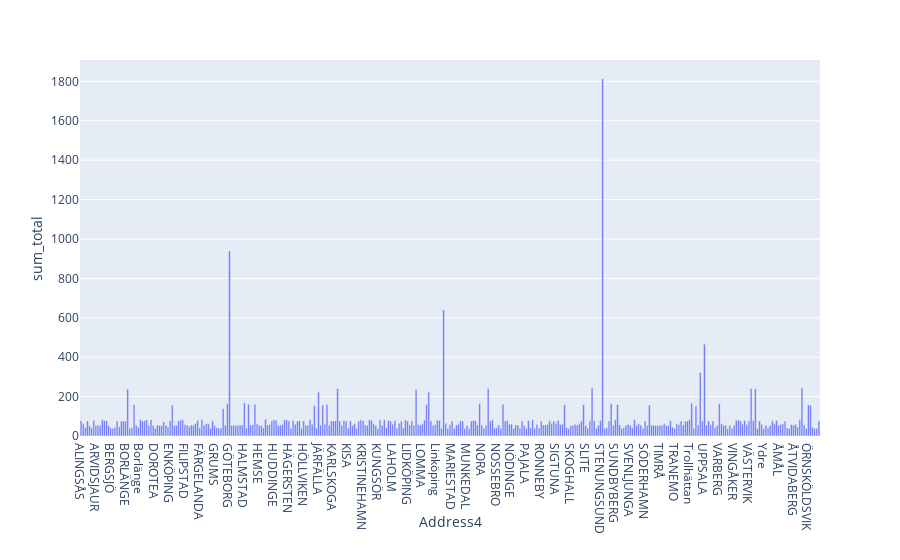

This figure's notebook cell:
### Code cell
px.bar(grouped_city, x="Address4", y="sum_total")

### Figure 1 — Plotly figure (JSON) as saved in the notebook; plotly's stock layout.template omitted (floating-point values rounded to 4 significant figures; data arrays with more than 128 entries replaced by an {"elided": "..."} marker saying what was removed)
{"data": [{"alignmentgroup": "True", "hoverlabel": {"namelength": 0}, "hovertemplate": "Address4=%{x}<br>sum_total=%{y}", "legendgroup": "", "marker": {"color": "#636efa"}, "name": "", "offsetgroup": "", "orientation": "v", "showlegend": false, "textposition": "auto", "type": "bar", "uid": "26fea807-1966-449b-9ba0-a602178b24e3", "x": {"elided": "349 str values"}, "xaxis": "x", "y": {"elided": "349 int values"}, "yaxis": "y"}], "layout": {"autosize": true, "barmode": "relative", "grid": {"xaxes": ["x"], "xgap": 0.1, "xside": "bottom", "yaxes": ["y"], "ygap": 0.1, "yside": "left"}, "legend": {"tracegroupgap": 0}, "margin": {"t": 60}, "xaxis": {"autorange": true, "range": [-0.5, 348.5], "title": {"text": "Address4"}, "type": "category"}, "yaxis": {"autorange": true, "range": [0, 1908.0], "title": {"text": "sum_total"}, "type": "linear"}}}
